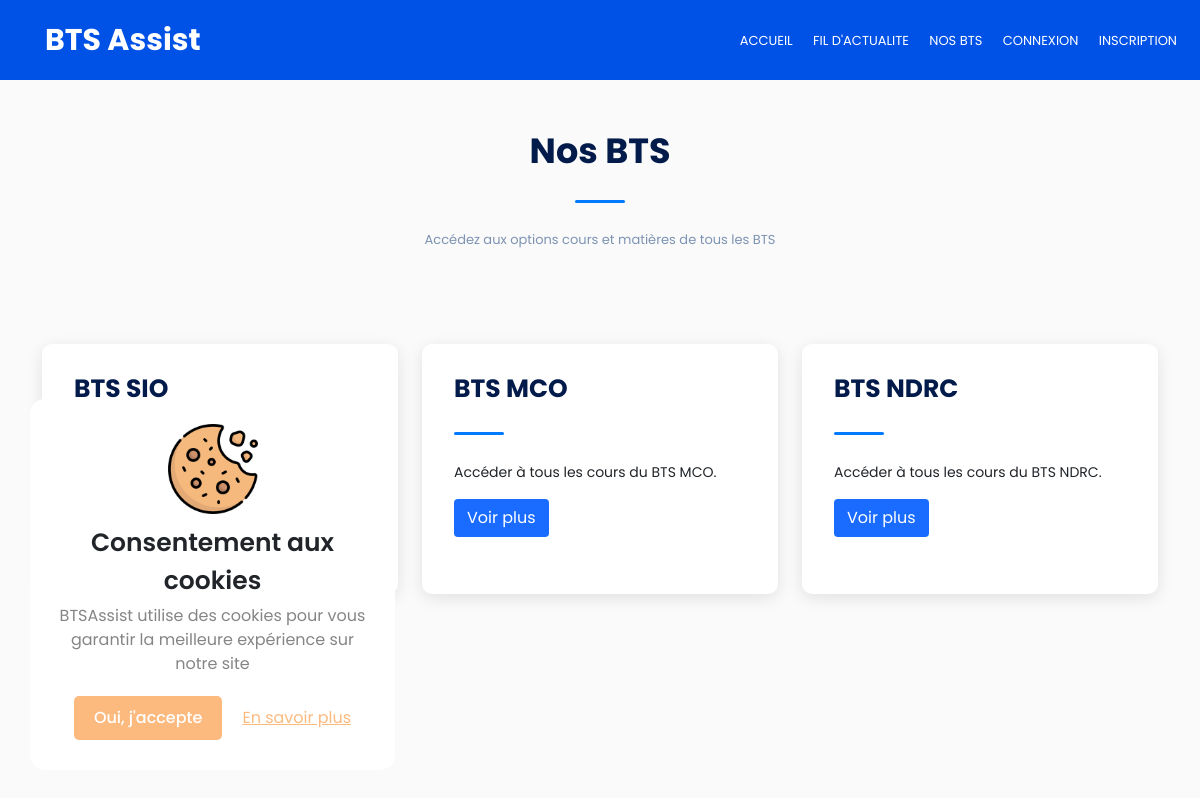
/Pages/NosBts.php, run on the app's committed database.
### tables this page shows
CREATE TABLE IF NOT EXISTS `bts` (
  `id_bts` int(11) NOT NULL AUTO_INCREMENT,
  `libelle` varchar(255) NOT NULL,
  PRIMARY KEY (`id_bts`)
);

### Modeles/Modele.php (called while the page is built, shortened)
<?php
class Modele {
    protected function getBdd(){
        return new PDO('mysql:host=localhost;dbname=btsassist;charset=UTF8', 'root', '', array(PDO::ATTR_ERRMODE => PDO::ERRMODE_EXCEPTION));
    }
}
require_once "../Modeles/Bts.php";

### Modeles/Bts.php (called while the page is built, shortened)
<?php
class Bts extends Modele {
    public function getListeBts() {
        $requete = $this->getBdd()->prepare("CALL getListeBts()");
        $requete->execute();
        $resultat = $requete->fetchAll(PDO::FETCH_ASSOC);
        return $resultat;
    }
}

### Pages/NosBts.php (the view)
<?php require_once "Entete.php"?>
<section class="section section-bg larger-padding-top">
    <div class="section-header">
        <h2 class="titreAcceuil">Nos BTS</h2>
        <span class="section-separator"></span>
        <p class="titreAcceuil">Accédez aux options cours et matières de tous les BTS</p>
    </div>
<div class="container mt-5">
      <div class="row">
        <?php
        $Bts = new Bts();
        $ListeBts = $Bts->getListeBts();
        foreach ($ListeBts as $bts) {?>
            <div class="col-lg-4 col-md-6">
                  <div class="card-bts mb-3">
                        <div class="card-body-nos-bts">
                              <h3 class="card-title"><?=$bts["libelle"]?></h3>
                              <span class="section-separator"></span>
                              <p class="card-text">Accéder à tous les cours du <?=$bts["libelle"]?>.</p>
                              <div>
                                    <a href="Options.php?id=<?=$bts["id_bts"]?>" class="btn div-btn-base">Voir plus</a>
                              </div>
                        </div>
                  </div>
            </div>
<?php } ?>
      </div>
</div>
</section>
<?php require_once "Pied.php"?>

### css/style.css (style rules this page uses)
* { padding: 0; margin: 0; box-sizing: border-box; }
body { font-family: "Poppins", sans-serif; }
.section-header { text-align: center; padding: 30px 0; }
.section-header h2 { color: #031b4a; font-size: 35px; font-weight: bold; }
.section-header p { color: #7d93b2; font-size: 13px; }
.section-separator { content: ""; height: 3px; width: 50px; border-radius: 3px; background-color: #007aff; display: inline-block; margin: 20px 0; }
.section { width: 100%; margin: auto; padding-top: 30px; }
.larger-padding-top { padding-top: 100px; }
.titreAcceuil { animation-duration: 1.5s; animation-name: slidein; }
.card-body-nos-bts { padding: 20px; }
.card-body-nos-bts h3 { color: #031b4a; font-size: 25px; font-weight: bold; }
.card-bts { min-height: 250px; max-height: 310px; flex-basis: 31%; box-shadow: 0 4px 16px 0 rgb(0 0 0 / 10%); background-color: #fff; border-radius: 10px; margin-bottom: 5%; padding: 10px 12px 35px; transition: 0.5s; }
.div-btn-base { background-color: #196cff; color: #fff; }
.section-bg { background-color: #fafafa; min-height: 100vh; }
p.card-text { font-size: 14px; }

### data on the page
bts: libelle "BTS SIO"
bts: libelle "BTS MCO"
bts: libelle "BTS NDRC"
